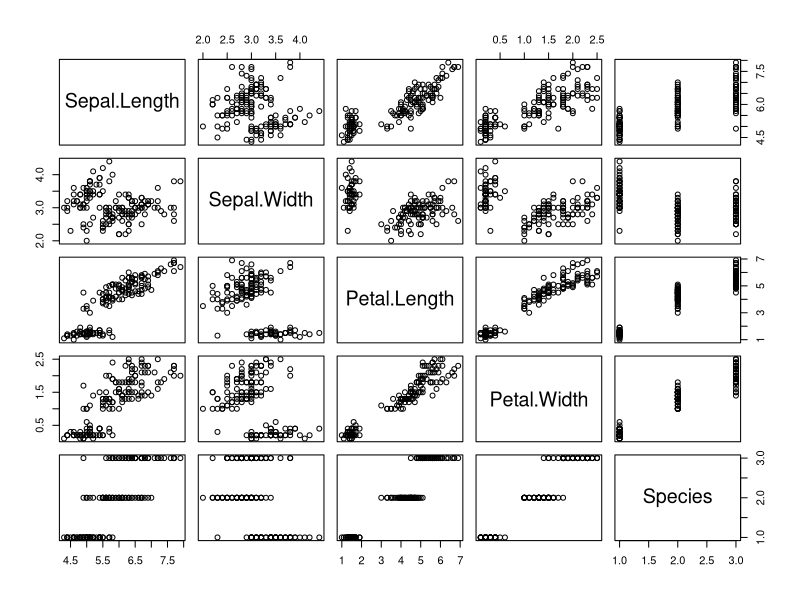
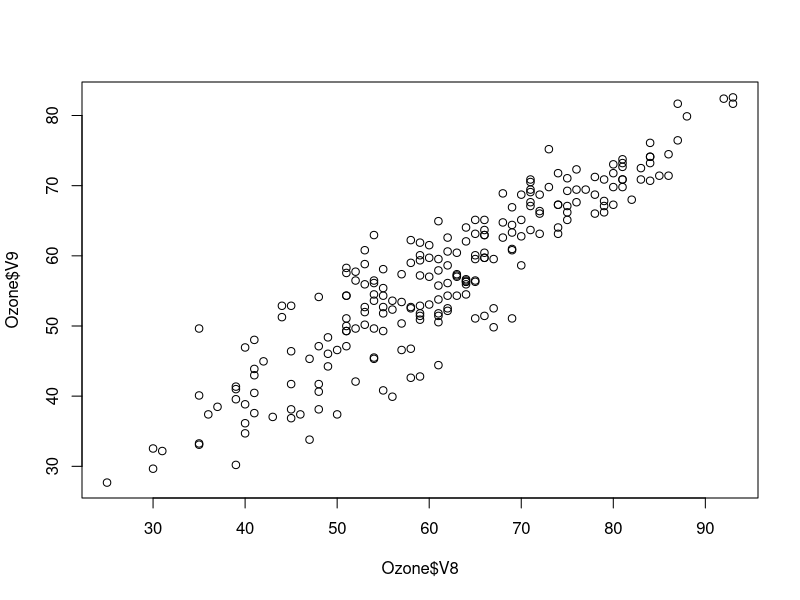
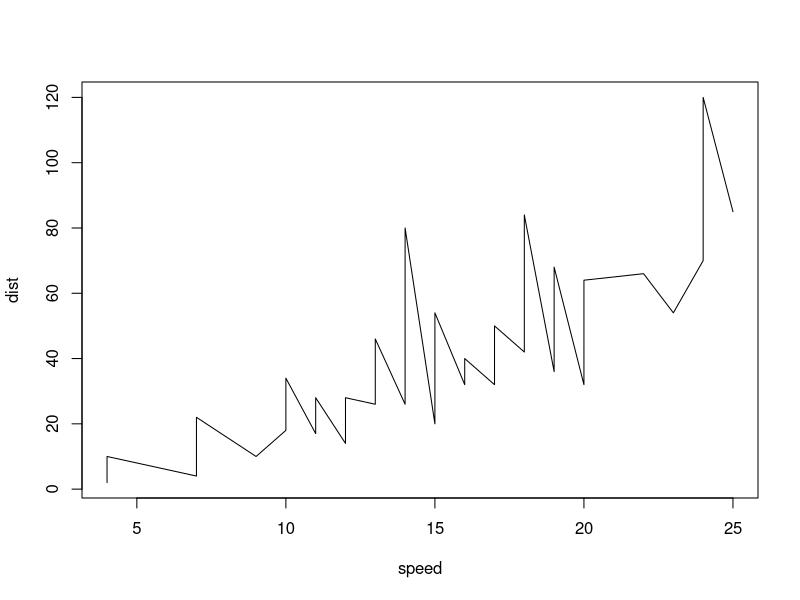
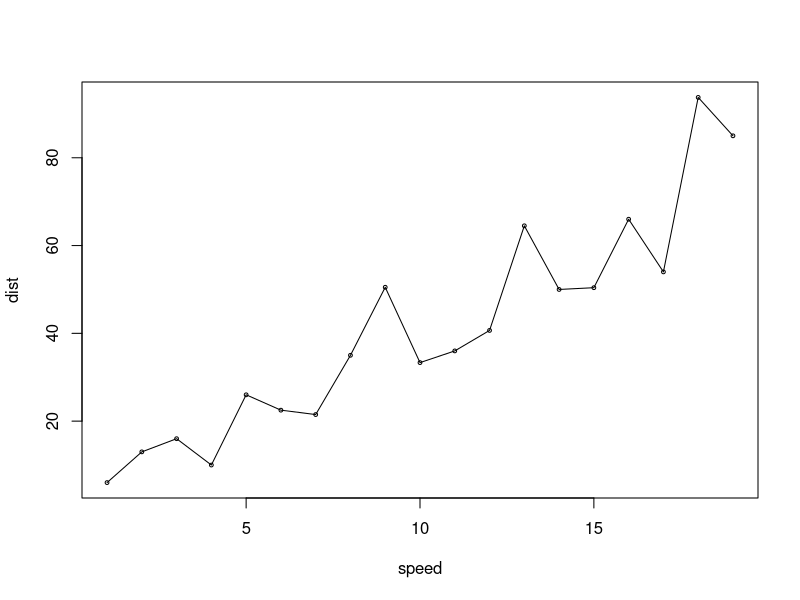

Write the R code that produced these figures, in order.
iris
plot(iris)
install.packages("mlbench")
library(mlbench)
data(Ozone)
plot(Ozone$V8, Ozone$V9)

plot(cars, type='l')
tapply(cars$dist, cars$speed, mean)
plot(tapply(cars$dist, cars$speed, mean),type='o',cex=0.5,xlab='speed', ylab='dist')


